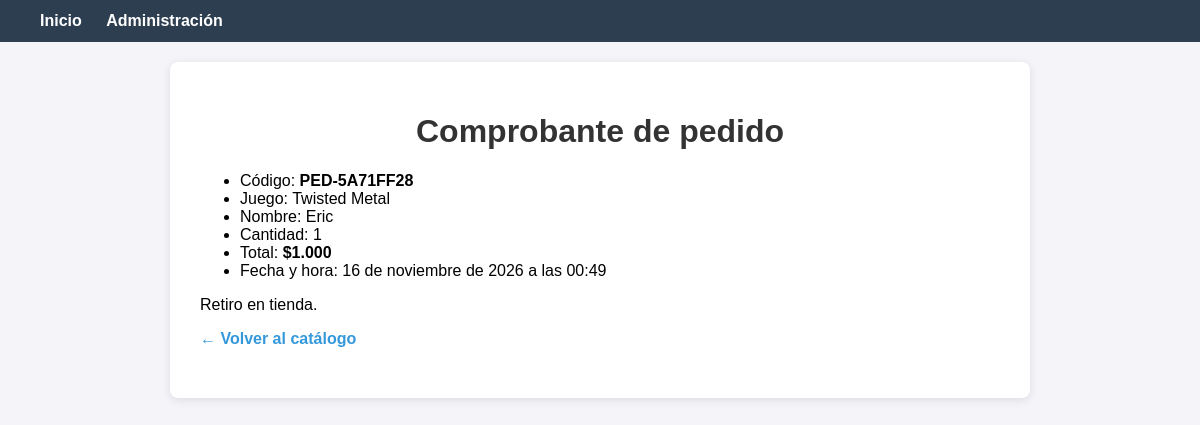
The app's page /comprobante/PED-5A71FF28/, older data.
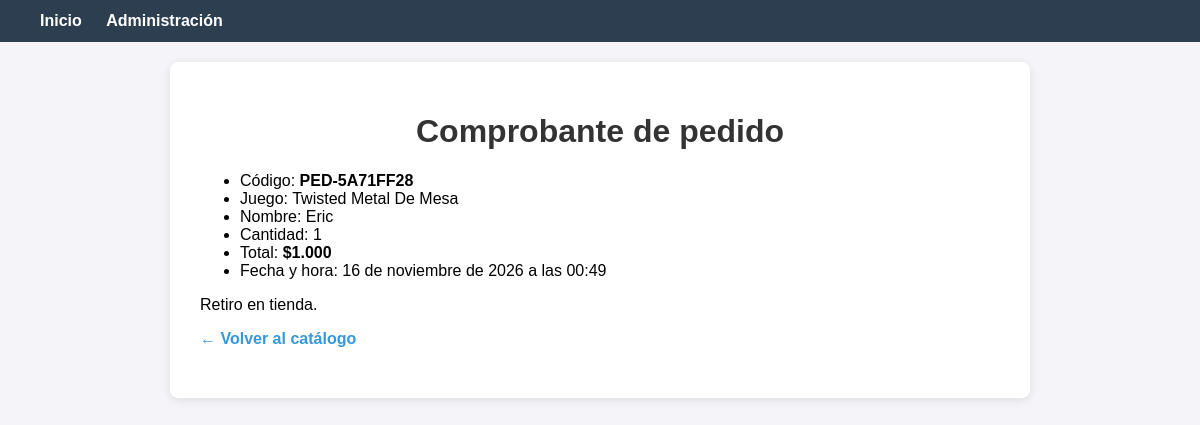
The same page, newer data.
### catalogo/models.py (models this page shows, shortened)
class Pedido(models.Model):
    juego = models.ForeignKey(
        Juego,
        on_delete=models.CASCADE,
        related_name='pedidos',
    )
    nombre = models.CharField(max_length=100)
    email = models.EmailField(verbose_name='correo')
    telefono = models.CharField(max_length=15, verbose_name='teléfono')
    cantidad = models.PositiveIntegerField(default=1)
    fecha = models.DateTimeField(auto_now_add=True)
    codigo = models.CharField(max_length=12, unique=True,
                              default=generar_codigo, editable=False)
    class Meta:
        ordering = ['-fecha']
    @property
    def total(self):
        return self.cantidad * self.juego.precio
    @property
    def total_clp(self):
        return formato_pesos(self.total)

class Juego(models.Model):
    categoria = models.ForeignKey(
        Categoria,
        on_delete=models.CASCADE,
        related_name='juegos',
        verbose_name="Categoría"
    )
    nombre = models.CharField(max_length=120, verbose_name="Nombre del juego")
    precio = models.PositiveIntegerField(verbose_name="Precio en pesos ($)")
    descripcion = models.TextField(blank=True, verbose_name="Descripción")
    jugadores = models.CharField(max_length=20, default="2 a 4", verbose_name="Cantidad de jugadores")
    edad_minima = models.PositiveSmallIntegerField(default=8, verbose_name="Edad mínima recomendada")
    stock = models.PositiveIntegerField(default=0, verbose_name="Stock en bodega")
    disponible = models.BooleanField(default=True, verbose_name="Disponible para la venta")
    imagen = models.ImageField(
        upload_to='juegos/',
        blank=True,
        null=True,
        verbose_name="Imagen de la caja"
    )

### catalogo/views.py (the view)
# urls.py: path('comprobante/<str:codigo>/', views.comprobante, name='comprobante'),
def comprobante(request, codigo):
    pedido = get_object_or_404(Pedido.objects.select_related('juego'), codigo=codigo)
    return render(request, 'catalogo/comprobante.html', {'pedido': pedido})

### catalogo/models.py (called while the page is built)
def formato_pesos(valor):
    return f"${valor:,}".replace(',', '.')

### catalogo/templates/catalogo/comprobante.html (shortened to what this page needs)
{% extends "base.html" %}
{% block contenido %}
<div class="container">
    <h1>Comprobante de pedido</h1>
    <ul>
        <li>Código: <strong>{{ pedido.codigo }}</strong></li>
        <li>Juego: {{ pedido.juego.nombre }}</li>
        <li>Nombre: {{ pedido.nombre }}</li>
        <li>Cantidad: {{ pedido.cantidad }}</li>
        <li>Total: <strong>{{ pedido.total_clp }}</strong></li>
        <li>Fecha y hora: {{ pedido.fecha }}</li>
    </ul>
    <p>Retiro en tienda.</p>
    <a href="{% url 'catalogo:lista_juegos' %}" class="btn-volver">← Volver al catálogo</a>
</div>
{% endblock %}

Row changes from the older to the newer data that the page shows:
changed through a linked row, Pedido "PED-5A71FF28": juego.nombre "Twisted Metal" → "Twisted Metal De Mesa"
